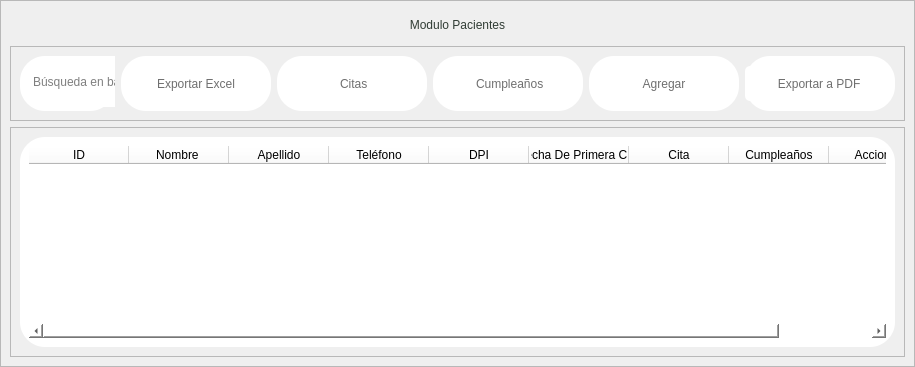
            <widget class="QWidget" name="page_pacientes">
             <layout class="QHBoxLayout" name="horizontalLayout_77">
              <property name="spacing">
               <number>0</number>
              </property>
              <property name="leftMargin">
               <number>0</number>
              </property>
              <property name="topMargin">
               <number>0</number>
              </property>
              <property name="rightMargin">
               <number>0</number>
              </property>
              <property name="bottomMargin">
               <number>0</number>
              </property>
              <item>
               <widget class="QFrame" name="frame_78">
                <property name="minimumSize">
                 <size>
                  <width>915</width>
                  <height>0</height>
                 </size>
                </property>
                <property name="frameShape">
                 <enum>QFrame::StyledPanel</enum>
                </property>
                <property name="frameShadow">
                 <enum>QFrame::Raised</enum>
                </property>
                <layout class="QVBoxLayout" name="verticalLayout_33">
                 <item>
                  <widget class="QLabel" name="label_48">
                   <property name="minimumSize">
                    <size>
                     <width>0</width>
                     <height>30</height>
                    </size>
                   </property>
                   <property name="maximumSize">
                    <size>
                     <width>16777215</width>
                     <height>30</height>
                    </size>
                   </property>
                   <property name="styleSheet">
                    <string notr="true">color: rgb(48, 60, 52);
font: bold 15pt &quot;Nunito&quot;;</string>
                   </property>
                   <property name="text">
                    <string>Modulo Pacientes</string>
                   </property>
                   <property name="alignment">
                    <set>Qt::AlignCenter</set>
                   </property>
                  </widget>
                 </item>
                 <item>
                  <widget class="QFrame" name="frame_128">
                   <property name="minimumSize">
                    <size>
                     <width>0</width>
                     <height>75</height>
                    </size>
                   </property>
                   <property name="maximumSize">
                    <size>
                     <width>16777215</width>
                     <height>75</height>
                    </size>
                   </property>
                   <property name="frameShape">
                    <enum>QFrame::StyledPanel</enum>
                   </property>
                   <property name="frameShadow">
                    <enum>QFrame::Raised</enum>
                   </property>
                   <layout class="QGridLayout" name="gridLayout_15">
                    <item row="0" column="3">
                     <widget class="QFrame" name="frame_134">
                      <property name="minimumSize">
                       <size>
                        <width>150</width>
                        <height>0</height>
                       </size>
                      </property>
                      <property name="maximumSize">
                       <size>
                        <width>100</width>
                        <height>16777215</height>
                       </size>
                      </property>
                      <property name="styleSheet">
                       <string notr="true">border-top-left-radius:25px;
border-top-right-radius:25px;
border-bottom-left-radius:25px;
border-bottom-right-radius:25px;
background-color: rgb(255, 255, 255);</string>
                      </property>
                      <property name="frameShape">
                       <enum>QFrame::StyledPanel</enum>
                      </property>
                      <property name="frameShadow">
                       <enum>QFrame::Raised</enum>
                      </property>
                      <layout class="QHBoxLayout" name="horizontalLayout_90">
                       <item>
                        <widget class="QPushButton" name="btn_cumple">
                         <property name="minimumSize">
                          <size>
                           <width>0</width>
                           <height>35</height>
                          </size>
                         </property>
                         <property name="styleSheet">
                          <string notr="true">QPushButton{
border:Opx;
border-top-left-radius:5px;
border-top-right-radius:5px;
border-bottom-left-radius:5px;
border-bottom-right-radius:5px;
color: rgb(111, 111, 111);
font: bold 9pt &quot;Nunito&quot;;
}

QPushButton:hover{
color: rgb(0,0,0);
font: bold 9pt &quot;Nunito&quot;;
border-top-left-radius:5px;
border-top-right-radius:5px;
border-bottom-left-radius:5px;
border-bottom-right-radius:5px;
background-color: #f0f0f0
}

</string>
                         </property>
                         <property name="text">
                          <string> Cumpleaños</string>
                         </property>
                         <property name="icon">
                          <iconset>
                           <normaloff>InterfaceImages/birthday-cake_2454297.png</normaloff>InterfaceImages/birthday-cake_2454297.png</iconset>
                         </property>
                         <property name="iconSize">
                          <size>
                           <width>25</width>
                           <height>25</height>
                          </size>
                         </property>
                        </widget>
                       </item>
                      </layout>
                     </widget>
                    </item>
                    <item row="0" column="1">
                     <widget class="QFrame" name="frame_147">
                      <property name="minimumSize">
                       <size>
                        <width>150</width>
                        <height>0</height>
                       </size>
                      </property>
                      <property name="maximumSize">
                       <size>
                        <width>100</width>
                        <height>16777215</height>
                       </size>
                      </property>
                      <property name="styleSheet">
                       <string notr="true">border-top-left-radius:25px;
border-top-right-radius:25px;
border-bottom-left-radius:25px;
border-bottom-right-radius:25px;
background-color: rgb(255, 255, 255);</string>
                      </property>
                      <property name="frameShape">
                       <enum>QFrame::StyledPanel</enum>
                      </property>
                      <property name="frameShadow">
                       <enum>QFrame::Raised</enum>
                      </property>
                      <layout class="QGridLayout" name="gridLayout_4">
                       <item row="0" column="0">
                        <widget class="QPushButton" name="btn_excel_pacientes">
                         <property name="minimumSize">
                          <size>
                           <width>0</width>
                           <height>35</height>
                          </size>
                         </property>
                         <property name="styleSheet">
                          <string notr="true">QPushButton{
border:Opx;
border-top-left-radius:5px;
border-top-right-radius:5px;
border-bottom-left-radius:5px;
border-bottom-right-radius:5px;
color: rgb(111, 111, 111);
font: bold 9pt &quot;Nunito&quot;;
}

QPushButton:hover{
color: rgb(0,0,0);
font: bold 9pt &quot;Nunito&quot;;
border-top-left-radius:5px;
border-top-right-radius:5px;
border-bottom-left-radius:5px;
border-bottom-right-radius:5px;
background-color: #f0f0f0
}

</string>
                         </property>
                         <property name="text">
                          <string>Exportar Excel</string>
                         </property>
                         <property name="icon">
                          <iconset>
                           <normaloff>InterfaceImages/excel_732220.png</normaloff>InterfaceImages/excel_732220.png</iconset>
                         </property>
                         <property name="iconSize">
                          <size>
                           <width>25</width>
                           <height>25</height>
                          </size>
                         </property>
                        </widget>
                       </item>
                      </layout>
                     </widget>
                    </item>
                    <item row="0" column="2">
                     <widget class="QFrame" name="frame_145">
                      <property name="minimumSize">
                       <size>
                        <width>150</width>
                        <height>0</height>
                       </size>
                      </property>
                      <property name="maximumSize">
                       <size>
                        <width>100</width>
                        <height>16777215</height>
                       </size>
                      </property>
                      <property name="styleSheet">
                       <string notr="true">border-top-left-radius:25px;
border-top-right-radius:25px;
border-bottom-left-radius:25px;
border-bottom-right-radius:25px;
background-color: rgb(255, 255, 255);</string>
                      </property>
                      <property name="frameShape">
                       <enum>QFrame::StyledPanel</enum>
                      </property>
                      <property name="frameShadow">
                       <enum>QFrame::Raised</enum>
                      </property>
                      <layout class="QHBoxLayout" name="horizontalLayout_97">
                       <item>
                        <widget class="QPushButton" name="btn_cita">
                         <property name="minimumSize">
                          <size>
                           <width>0</width>
                           <height>35</height>
                          </size>
                         </property>
                         <property name="styleSheet">
                          <string notr="true">QPushButton{
border:Opx;
border-top-left-radius:5px;
border-top-right-radius:5px;
border-bottom-left-radius:5px;
border-bottom-right-radius:5px;
color: rgb(111, 111, 111);
font: bold 9pt &quot;Nunito&quot;;
}

QPushButton:hover{
color: rgb(0,0,0);
font: bold 9pt &quot;Nunito&quot;;
border-top-left-radius:5px;
border-top-right-radius:5px;
border-bottom-left-radius:5px;
border-bottom-right-radius:5px;
background-color: #f0f0f0
}

</string>
                         </property>
                         <property name="text">
                          <string> Citas</string>
                         </property>
                         <property name="icon">
                          <iconset>
                           <normaloff>InterfaceImages/reminder_1187765.png</normaloff>InterfaceImages/reminder_1187765.png</iconset>
                         </property>
                         <property name="iconSize">
                          <size>
                           <width>25</width>
                           <height>25</height>
                          </size>
                         </property>
                        </widget>
                       </item>
                      </layout>
                     </widget>
                    </item>
                    <item row="0" column="4">
                     <widget class="QFrame" name="frame_133">
                      <property name="minimumSize">
                       <size>
                        <width>150</width>
                        <height>0</height>
                       </size>
                      </property>
                      <property name="maximumSize">
                       <size>
                        <width>100</width>
                        <height>16777215</height>
                       </size>
                      </property>
                      <property name="styleSheet">
                       <string notr="true">border-top-left-radius:25px;
border-top-right-radius:25px;
border-bottom-left-radius:25px;
border-bottom-right-radius:25px;
background-color: rgb(255, 255, 255);</string>
                      </property>
                      <property name="frameShape">
                       <enum>QFrame::StyledPanel</enum>
                      </property>
                      <property name="frameShadow">
                       <enum>QFrame::Raised</enum>
                      </property>
                      <layout class="QHBoxLayout" name="horizontalLayout_74">
                       <item>
                        <widget class="QPushButton" name="btn_actualizar_paciente">
                         <property name="minimumSize">
                          <size>
                           <width>0</width>
                           <height>35</height>
                          </size>
                         </property>
                         <property name="styleSheet">
                          <string notr="true">QPushButton{
border:Opx;
border-top-left-radius:5px;
border-top-right-radius:5px;
border-bottom-left-radius:5px;
border-bottom-right-radius:5px;
color: rgb(111, 111, 111);
font: bold 9pt &quot;Nunito&quot;;
}

QPushButton:hover{
color: rgb(0,0,0);
font: bold 9pt &quot;Nunito&quot;;
border-top-left-radius:5px;
border-top-right-radius:5px;
border-bottom-left-radius:5px;
border-bottom-right-radius:5px;
background-color: #f0f0f0
}

</string>
                         </property>
                         <property name="text">
                          <string>Agregar</string>
                         </property>
                         <property name="icon">
                          <iconset>
                           <normaloff>InterfaceImages/lista-de-verificacion (1).png</normaloff>InterfaceImages/lista-de-verificacion (1).png</iconset>
                         </property>
                         <property name="iconSize">
                          <size>
                           <width>25</width>
                           <height>25</height>
                          </size>
                         </property>
                        </widget>
                       </item>
                      </layout>
                     </widget>
                    </item>
                    <item row="0" column="5">
                     <widget class="QFrame" name="frame_135">
                      <property name="minimumSize">
                       <size>
                        <width>150</width>
                        <height>0</height>
                       </size>
                      </property>
                      <property name="maximumSize">
                       <size>
                        <width>100</width>
                        <height>16777215</height>
                       </size>
                      </property>
                      <property name="styleSheet">
                       <string notr="true">border-top-left-radius:25px;
border-top-right-radius:25px;
border-bottom-left-radius:25px;
border-bottom-right-radius:25px;
background-color: rgb(255, 255, 255);</string>
                      </property>
                      <property name="frameShape">
                       <enum>QFrame::StyledPanel</enum>
                      </property>
                      <property name="frameShadow">
                       <enum>QFrame::Raised</enum>
                      </property>
                      <widget class="QPushButton" name="pushButton_18">
                       <property name="geometry">
                        <rect>
                         <x>0</x>
                         <y>10</y>
                         <width>145</width>
                         <height>35</height>
                        </rect>
                       </property>
                       <property name="minimumSize">
                        <size>
                         <width>0</width>
                         <height>35</height>
                        </size>
                       </property>
                       <property name="maximumSize">
                        <size>
                         <width>16777215</width>
                         <height>35</height>
                        </size>
                       </property>
                       <property name="styleSheet">
                        <string notr="true">QPushButton{
border:Opx;
border-top-left-radius:5px;
border-top-right-radius:5px;
border-bottom-left-radius:5px;
border-bottom-right-radius:5px;
color: rgb(111, 111, 111);
font: bold 9pt &quot;Nunito&quot;;
}

QPushButton:hover{
color: rgb(0,0,0);
font: bold 9pt &quot;Nunito&quot;;
border-top-left-radius:5px;
border-top-right-radius:5px;
border-bottom-left-radius:5px;
border-bottom-right-radius:5px;
background-color: #f0f0f0
}

</string>
                       </property>
                       <property name="text">
                        <string> Exportar a PDF</string>
                       </property>
                       <property name="icon">
                        <iconset>
                         <normaloff>InterfaceImages/exportar.png</normaloff>InterfaceImages/exportar.png</iconset>
                       </property>
                       <property name="iconSize">
                        <size>
                         <width>25</width>
                         <height>25</height>
                        </size>
                       </property>
                      </widget>
                     </widget>
                    </item>
                    <item row="0" column="0">
                     <widget class="QFrame" name="frame_129">
                      <property name="minimumSize">
                       <size>
                        <width>0</width>
                        <height>0</height>
                       </size>
                      </property>
                      <property name="styleSheet">
                       <string notr="true">border-top-left-radius:25px;
border-top-right-radius:25px;
border-bottom-left-radius:25px;
border-bottom-right-radius:25px;
background-color: rgb(255, 255, 255);</string>
                      </property>
                      <property name="frameShape">
                       <enum>QFrame::StyledPanel</enum>
                      </property>
                      <property name="frameShadow">
                       <enum>QFrame::Raised</enum>
                      </property>
                      <widget class="QLineEdit" name="Buscar_paciente">
                       <property name="geometry">
                        <rect>
                         <x>11</x>
                         <y>0</y>
                         <width>221</width>
                         <height>51</height>
                        </rect>
                       </property>
                       <property name="minimumSize">
                        <size>
                         <width>0</width>
                         <height>50</height>
                        </size>
                       </property>
                       <property name="styleSheet">
                        <string notr="true">font: bold 9pt &quot;Nunito&quot;;</string>
                       </property>
                       <property name="placeholderText">
                        <string>Búsqueda en base de datos</string>
                       </property>
                      </widget>
                      <widget class="QPushButton" name="btn_busca_paci">
                       <property name="geometry">
                        <rect>
                         <x>689</x>
                         <y>2</y>
                         <width>50</width>
                         <height>45</height>
                        </rect>
                       </property>
                       <property name="minimumSize">
                        <size>
                         <width>50</width>
                         <height>45</height>
                        </size>
                       </property>
                       <property name="styleSheet">
                        <string notr="true">QPushButton {
    border-radius: 10px;           /* Bordes redondeados con radio de 10 píxeles */
    padding: 5px;
	font: bold 9pt &quot;Nunito&quot;;                  /* Espaciado interno del botón */
}

QPushButton:hover{
font: bold 9pt &quot;Nunito&quot;;
background-color: #f0f0f0; /* Color de fondo deseado */
}
</string>
                       </property>
                       <property name="text">
                        <string/>
                       </property>
                       <property name="icon">
                        <iconset>
                         <normaloff>../../../../.designer/backup/InterfaceImages/simbolo-de-la-interfaz-de-busqueda.png</normaloff>../../../../.designer/backup/InterfaceImages/simbolo-de-la-interfaz-de-busqueda.png</iconset>
                       </property>
                       <property name="iconSize">
                        <size>
                         <width>30</width>
                         <height>25</height>
                        </size>
                       </property>
                      </widget>
                     </widget>
                    </item>
                   </layout>
                  </widget>
                 </item>
                 <item>
                  <widget class="QFrame" name="frame_131">
                   <property name="frameShape">
                    <enum>QFrame::StyledPanel</enum>
                   </property>
                   <property name="frameShadow">
                    <enum>QFrame::Raised</enum>
                   </property>
                   <layout class="QHBoxLayout" name="horizontalLayout_72">
                    <item>
                     <widget class="QFrame" name="frame_132">
                      <property name="styleSheet">
                       <string notr="true">border-top-left-radius:25px;
border-top-right-radius:25px;
border-bottom-left-radius:25px;
border-bottom-right-radius:25px;
background-color: rgb(255, 255, 255);</string>
                      </property>
                      <property name="frameShape">
                       <enum>QFrame::StyledPanel</enum>
                      </property>
                      <property name="frameShadow">
                       <enum>QFrame::Raised</enum>
                      </property>
                      <layout class="QVBoxLayout" name="verticalLayout_53">
                       <item>
                        <widget class="QTableWidget" name="bd_pacientes">
                         <property name="styleSheet">
                          <string notr="true">font: bold 9pt &quot;Nunito&quot;;</string>
                         </property>
                         <property name="lineWidth">
                          <number>1</number>
                         </property>
                         <attribute name="verticalHeaderVisible">
                          <bool>false</bool>
                         </attribute>
                         <column>
                          <property name="text">
                           <string>ID</string>
                          </property>
                         </column>
                         <column>
                          <property name="text">
                           <string>Nombre </string>
                          </property>
                         </column>
                         <column>
                          <property name="text">
                           <string>Apellido</string>
                          </property>
                         </column>
                         <column>
                          <property name="text">
                           <string>Teléfono</string>
                          </property>
                         </column>
                         <column>
                          <property name="text">
                           <string>DPI</string>
                          </property>
                         </column>
                         <column>
                          <property name="text">
                           <string>Fecha De Primera Cita</string>
                          </property>
                         </column>
                         <column>
                          <property name="text">
                           <string>Cita</string>
                          </property>
                         </column>
                         <column>
                          <property name="text">
                           <string>Cumpleaños</string>
                          </property>
                         </column>
                         <column>
                          <property name="text">
                           <string>Acciones</string>
                          </property>
                         </column>
                        </widget>
                       </item>
                      </layout>
                     </widget>
                    </item>
                   </layout>
                  </widget>
                 </item>
                </layout>
               </widget>
              </item>
             </layout>
            </widget>
